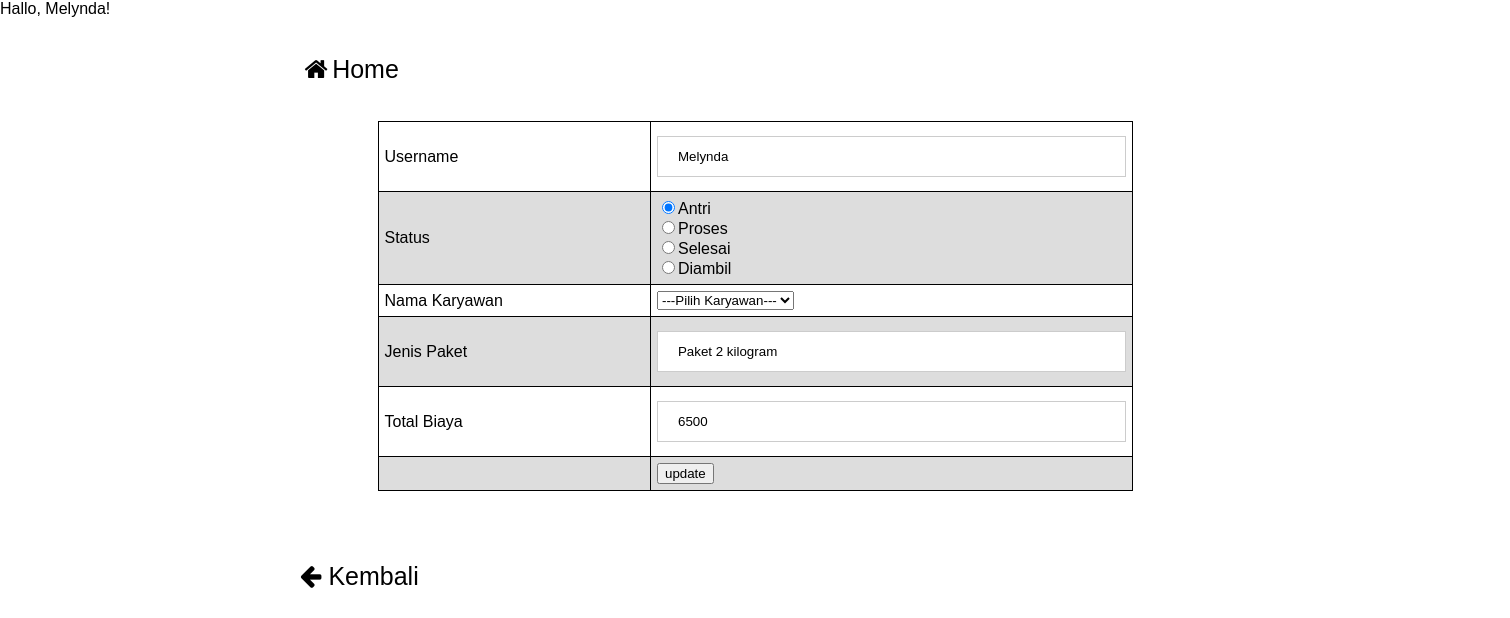
The page /edit.php?id_order=445 on the database its author committed.
### tables this page shows
CREATE TABLE `order` (
  `id_order` int(3) NOT NULL,
  `username` varchar(255) NOT NULL,
  `status` varchar(255) NOT NULL,
  `jenis_paket` varchar(255) NOT NULL,
  `id_karyawan` int(4) NOT NULL,
  `total_biaya` int(255) NOT NULL
);

### edit.php (the view, shortened to what this page needs)
<?php
include "config.php";
?>
<?php
$id_order = $_GET['id_order'];
$tampil_order = mysqli_query($mysqli,"SELECT * FROM `order` INNER JOIN `karyawan` ON `order`.`id_karyawan` = `karyawan`.`id_karyawan` WHERE id_order='$id_order'") or die(mysqli_error($mysqli));
while($user_data = mysqli_fetch_array($tampil_order))
{
    $username = $user_data['username'];
	$jenis_paket = $user_data['jenis_paket'];
	$total_biaya = $user_data['total_biaya'];
}
?>
<html>
<head>
    <link rel="stylesheet" type="text/css" href="style.css">
    <link rel="stylesheet" href="https://cdnjs.cloudflare.com/ajax/libs/font-awesome/4.7.0/css/font-awesome.min.css">
</head>
<body>
<?php
    print "Hallo, $username!";
?>
    <br>
    <div class="icon-bar">
        <a href="admin.php" style="text-decoration:none"><i class="fa fa-fw fa-home"></i>Home</a>
    </div>
    <form name="update" method="post" action="edit.php">
        <table border="0">
            <tr>
                <td>Username</td>
                <td><input type="text" name="username" value=<?php echo $username;?>></td>
            </tr>
            <tr>
                <td>Status</td>
                <td><input type="radio" name="status" value="antri" checked>Antri <br>
                    <input type="radio" name="status" value="proses" required>Proses <br>
                    <input type="radio" name="status" value="selesai" required>Selesai<br>
                    <input type="radio" name="status" value="diambil" required>Diambil<br></td>
            </tr>
            <tr>
                <td>Nama Karyawan</td>
                <td>
                    <select name="id_karyawan">
                        <option name="id_karyawan" value="<?php echo $row['id_karyawan'] ?>" disabled="" selected="" style="display:none;">---Pilih Karyawan---</option>
                    </select>
                </td>
            </tr>
                <td>Jenis Paket</td>
                <td><input type="text" name="jenis_paket" value="<?php echo $jenis_paket;?>"></td>
			<tr>
                <td>Total Biaya</td>
                <td><input type="text" name="total_biaya" value="<?php echo $total_biaya;?>"></td>
            </tr>
            <tr>
                <td><input type="hidden" name="id_order" value=<?php echo $_GET['id_order'];?>></td>
                <td><input type="submit" name="update" value="update"></td>
            </tr>
        </table>
    </form>
    <br>
    <div class="icon-bar">
        <a href="order_admin.php" style="text-decoration:none"><i class="fa fa-arrow-left"></i> Kembali</a>
    </div>
</body>
</html>

### style.css (style rules this page uses)
* { box-sizing: border-box; font-family: Arial, Helvetica, sans-serif; }
body { margin:0; font-family: Arial, Helvetica, sans-serif; }
.icon-bar { width: 100%; overflow: auto; margin-left:300px; margin-top: 25px; }
.icon-bar a { float: left; width: 20%; text-align: left; padding: 12px 0; transition: all 0.3s ease; color: black; font-size: 25px; }
table { font-family: arial, sans-serif; border-collapse: collapse; width: 50%; margin: auto; margin-top: 25px; }
td { border: 1px solid black; text-align: left; padding: 6px; }
tr:nth-child(even) { background-color: #dddddd; }
input[type=text], input[type=password] { width: 100%; padding: 12px 20px; margin: 8px 0; display: inline-block; border: 1px solid #ccc; box-sizing: border-box; }
body, html { height: 100%; margin: 0; }

### rows shown on the page
order: username "Melynda", jenis_paket "Paket 2 kilogram", total_biaya "6500"
